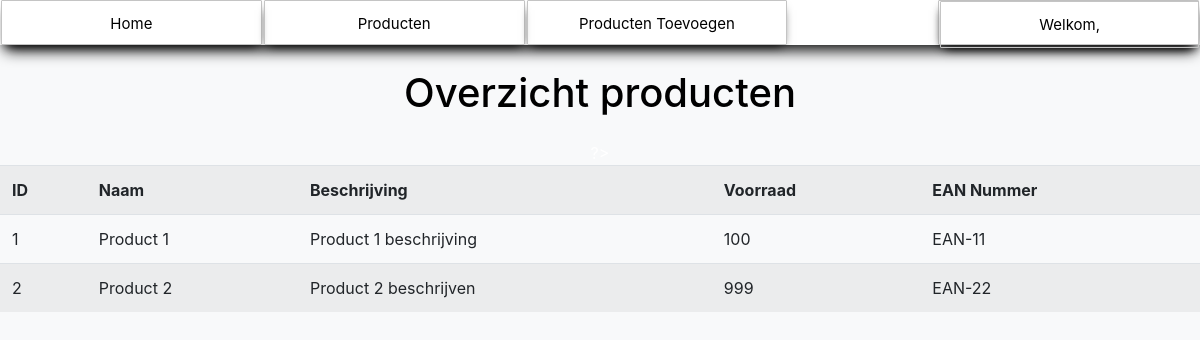
/alleproducten.php (signed in), run on an earlier commit of the app's database.
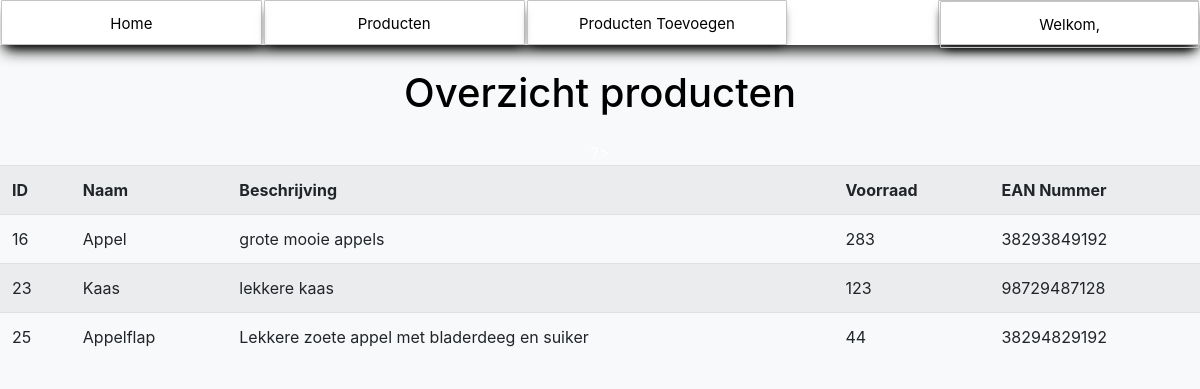
And on a later commit of the database.
### tables this page shows
CREATE TABLE `producten` (
  `id` int NOT NULL,
  `naam` varchar(255) NOT NULL,
  `beschrijving` varchar(100) NOT NULL,
  `voorraad` int NOT NULL,
  `EAN-Nummer` varchar(255) NOT NULL
);

### alleproducten.php (the view, shortened to what this page needs)
<!DOCTYPE html>
<html lang="en">
<head>
    <link href="https://stackpath.bootstrapcdn.com/bootstrap/4.5.0/css/bootstrap.min.css" rel="stylesheet">
</head>
<body class="bg-light">
    <?php
        include "navigation.php";
        if (isset($_SESSION['loggedin']) && $_SESSION['loggedin'] == true) {
    ?>
    <br>
    <CENTER><h1 style="color: black;">Overzicht producten</h1>
    <div class="table-responsive mt-4">
        <table class="table table-striped">
        <tr>
            <th>ID</th>
            <th>Naam</th>
            <th>Beschrijving</th>
            <th>Voorraad</th>
            <th>EAN Nummer</th>
        </tr>
        </div>
        </CENTER>
        <?php
        include 'config.php';
        try {
            $sql = "SELECT * FROM producten";
            $stmt = $conn->prepare($sql);
            $stmt->execute();
            $products = $stmt->fetchAll();
            foreach ($products as $product) {
                echo "<tr>";
                echo "<td>" . $product['id'] . "</td>";
                echo "<td>" . $product['naam'] . "</td>";
                echo "<td>" . $product['beschrijving'] . "</td>";
                echo "<td>" . $product['voorraad'] . "</td>";
                echo "<td>" . $product['EAN-Nummer'] . "</td>";
                echo "</tr>";
            }
        } catch (PDOException $e) {
            echo "<div class='alert alert-danger'>" . $e->getMessage() . "</div>";
        }
    ?>
</body>
</html>
  <?php
  }
  else {
    header("Location: index.php");
  }
  ?>

### navigation.php (shortened to what this page needs)
<!DOCTYPE html>
<html>
<head>
  <link rel="stylesheet" type="text/css" media="screen" href="navigation.css" />
</head>
<body>
  <?php
  if (isset($_SESSION['loggedin']) && $_SESSION['loggedin'] == true) {
  ?>
  <section>
    <center>
      <div>
        <nav class="nav_bar">
          <div onclick="location.href='index.php';">Home</a></div>
          <div onclick="location.href='alleproducten.php';">Producten</a></div>
          <div onclick="location.href='productentoevoegen.php';">Producten Toevoegen</a></div>
          <div class="dropdown">
            <div style= 'color: black;'>Welkom, <?php echo $_SESSION['user_name']; ?></div>
          </div>
        </nav>
      </div>
    </center>
  </section>
  <?php
  }
  ?>
</body>
</html>

### navigation.css (style rules this page uses)
body { color: white; padding: 0; margin: 0; }
.nav_bar { position: absolute; color: black; text-align: center; display: flex; box-shadow: 0px 10px 15px -5px black; position: relative; width: 100%; height: 45px; background: #ffffff; font-size: 15px; z-index: 0; line-height: 45px; }
.nav_bar div { color: black; width: 100%; box-shadow: 0px 5px 10px -5px black; cursor: pointer; transition: all 0.5s ease; border: 0.1px solid rgb(196, 196, 196); border-radius: 1px; margin-left: 1px; margin-right: 1px; }
.nav_bar div:nth-child(3) { margin-right: 150px; }
.dropdown { position: relative; display: inline-block; }

What changed in the data, as far as the page shows it:
removed producten: id "1", naam "Product 1", beschrijving "Product 1 beschrijving", voorraad "100", value "EAN-11"
removed producten: id "2", naam "Product 2", beschrijving "Product 2 beschrijven", voorraad "999", value "EAN-22"
added producten: id "16", naam "Appel", beschrijving "grote mooie appels", voorraad "283", value "38293849192"
added producten: id "23", naam "Kaas", beschrijving "lekkere kaas", voorraad "123", value "98729487128"
added producten: id "25", naam "Appelflap", beschrijving "Lekkere zoete appel met bladerdeeg en suiker", voorraad "44", value "38294829192"
